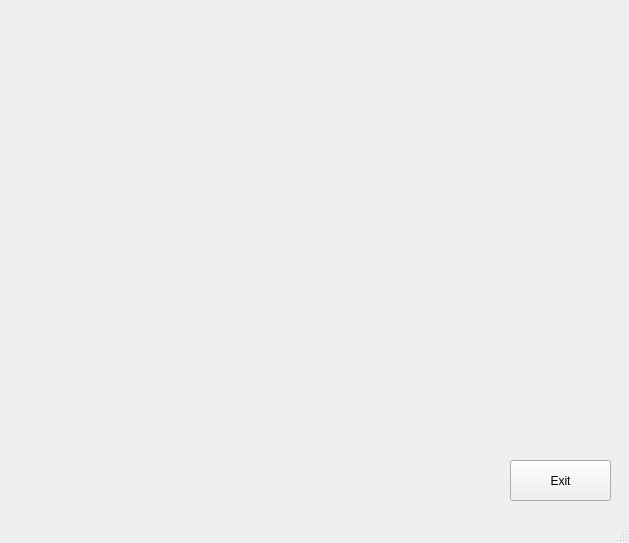
<?xml version="1.0" encoding="UTF-8"?>
<ui version="4.0">
 <class>MainWindow</class>
 <widget class="QMainWindow" name="MainWindow">
  <property name="geometry">
   <rect>
    <x>0</x>
    <y>0</y>
    <width>629</width>
    <height>543</height>
   </rect>
  </property>
  <property name="windowTitle">
   <string>MainWindow</string>
  </property>
  <widget class="QWidget" name="centralwidget">
   <widget class="QPushButton" name="btnExit">
    <property name="geometry">
     <rect>
      <x>510</x>
      <y>460</y>
      <width>101</width>
      <height>41</height>
     </rect>
    </property>
    <property name="text">
     <string>Exit</string>
    </property>
   </widget>
  </widget>
  <widget class="QMenuBar" name="menubar">
   <property name="geometry">
    <rect>
     <x>0</x>
     <y>0</y>
     <width>629</width>
     <height>21</height>
    </rect>
   </property>
  </widget>
  <widget class="QStatusBar" name="statusbar"/>
 </widget>
 <resources/>
 <connections/>
</ui>
